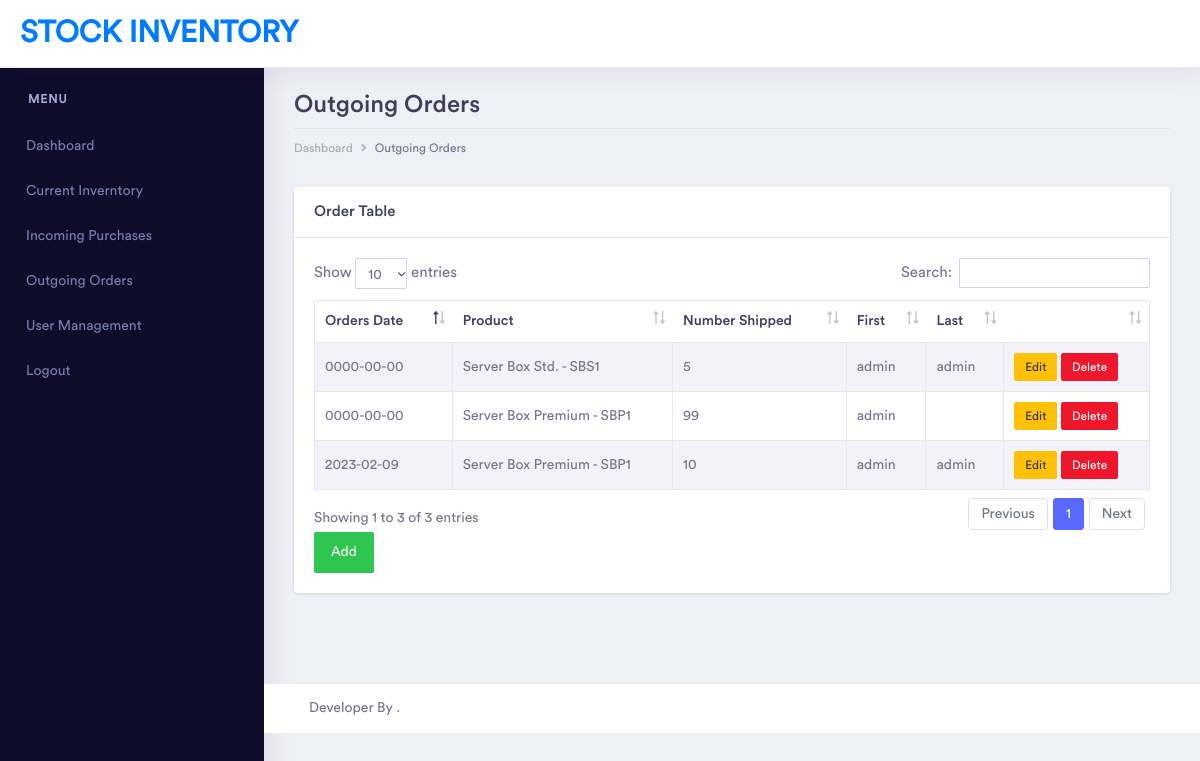
Page /outgoing.php (signed in) on the committed database.
### tables this page shows
CREATE TABLE `orders` (
  `id` int(11) UNSIGNED NOT NULL,
  `Title` varchar(255) DEFAULT NULL,
  `First` varchar(255) DEFAULT NULL,
  `Middle` varchar(255) DEFAULT NULL,
  `Last` varchar(255) DEFAULT NULL,
  `ProductId` int(11) UNSIGNED NOT NULL,
  `NumberShipped` int(11) DEFAULT NULL,
  `OrderDate` date DEFAULT NULL
);

CREATE TABLE `products` (
  `id` int(11) UNSIGNED NOT NULL,
  `ProductName` varchar(255) DEFAULT NULL,
  `PartNumber` varchar(255) DEFAULT NULL,
  `ProductLabel` varchar(255) DEFAULT NULL,
  `StartingInventory` int(11) DEFAULT NULL,
  `InventoryReceived` int(11) DEFAULT NULL,
  `InventoryShipped` int(11) DEFAULT NULL,
  `InventoryOnHand` int(11) DEFAULT NULL,
  `MinimumRequired` int(11) DEFAULT NULL
);

### outgoing.php (the view, shortened to what this page needs)
<?php include('inc/header.php') ?>
<div class="dashboard-main-wrapper">
<?php session_start();
    if ($_SESSION["level"] == 'admin') {
        include('inc/container-admin.php');
    }
    else
    {
        include('inc/container.php');
    }
    ?>
    <div class="dashboard-wrapper">
        <div class="container-fluid  dashboard-content">
            <div class="row">
                <div class="col-xl-12 col-lg-12 col-md-12 col-sm-12 col-12">
                    <div class="page-header">
                        <h2 class="pageheader-title">Outgoing Orders</h2>
                        <div class="page-breadcrumb">
                            <nav aria-label="breadcrumb">
                                <ol class="breadcrumb">
                                    <li class="breadcrumb-item"><a href="index.php" class="breadcrumb-link">Dashboard</a></li>
                                    <li class="breadcrumb-item active" aria-current="page">Outgoing Orders</li>
                                </ol>
                            </nav>
                        </div>
                    </div>
                </div>
            </div>
            <div class="row">
                <div class="col-xl-12 col-lg-12 col-md-12 col-sm-12 col-12">
                    <div class="card">
                        <h5 class="card-header">
                            <div class="row">
                                <div class="col-xl-10 col-lg-10 col-md-10 col-sm-10 col-10">Order Table</div>
                            </div>
                        </h5>
                        <div class="card-body">
                            <div class="table-responsive">
                                <table id="datatables" class="table table-striped table-bordered first">
                                    <thead>
                                        <tr class="border-0">
                                            <th class="border-0">Orders Date</th>
                                            <th class="border-0">Product</th>
                                            <th class="border-0">Number Shipped</th>
                                            <th class="border-0">First</th>
                                            <th class="border-0">Last</th>
                                            <th class="border-0"></th>
                                        </tr>
                                    </thead>
                                    <tbody>
                                    <?php
                                            $connect = mysqli_connect($servername, $username, $password, $dbname);
                                            $sqls = "SELECT orders.id, orders.OrderDate,orders.NumberShipped,orders.Last,orders.First,products.ProductName,products.PartNumber FROM orders INNER JOIN products
                                            ON products.id = orders.ProductId ";
                                            $results = $connect->query($sqls);
                                            while ($rows = $results->fetch_assoc()) {
                                                echo
                                                "<tr>" .
                                                "<td>" . $rows["OrderDate"] . "</td>" .
                                                "<td>" . $rows["ProductName"]." - ".$rows["PartNumber"] . "</td>" .
                                                "<td>" . $rows["NumberShipped"] . "</td>" .
                                                "<td>" . $rows["First"] . "</td>" .
                                                "<td>" . $rows["Last"] . "</td>" .
                                                "<td>  <button class='btn btn-warning btn-xs' onclick='edit(".$rows["id"].")'>Edit</button>
                                                <button onclick='deleteOrder(".$rows["id"].")' class='btn btn-danger btn-xs'>Delete</button> </td>" .
                                                "</tr>";
                                            }
                                    ?>
                                    </tbody>
                                </table>
                                <button data-toggle="modal" data-target="#add_data_Modal" class="btn btn-success">Add</button>
                            </div>
                        </div>
                    </div>
                </div>
            </div>
        </div>
        <?php include('inc/footer.php'); ?>

### rows in the picture
orders: OrderDate "0000-00-00", ProductId.ProductName "Server Box Std.", ProductId.PartNumber "SBS1", NumberShipped "5", First "admin", Last "admin"
orders: OrderDate "0000-00-00", ProductId.ProductName "Server Box Premium", ProductId.PartNumber "SBP1", NumberShipped "99", First "admin"
orders: OrderDate "2023-02-09", ProductId.ProductName "Server Box Premium", ProductId.PartNumber "SBP1", NumberShipped "10", First "admin", Last "admin"
